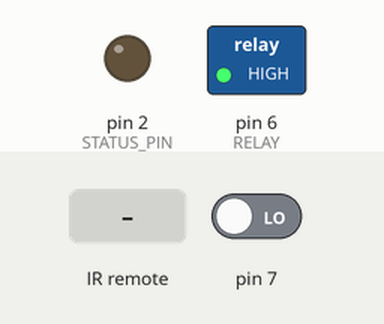
Recording of a sketch running on a simulated Arduino Uno, built with avr-gcc and run on an emulated ATmega328P. On the bench: switched loads named in the sketch (green lamp = pin HIGH), output pins drawn as LEDs (lit = HIGH). Inputs (shaded band) come from the test bench; at power-on: pin 7 LOW.

Above: at 1.2 s.
1.3 s: infrared code 0x807FCA35 received
Timing chart, 0 to 4.3 s (numbered marks = the images above; inputs shaded):
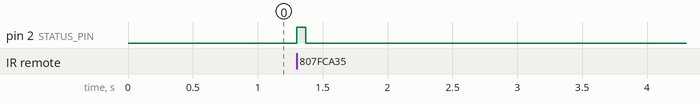

The sketch:

ir_t2_samsung.ino
```cpp
/*
*
*****************VOITENCO*************************09_07_2019**********************************************
*
*/


#include <IRremote.h>
//tttutuuh

int RECV_PIN = 5;
int RELAY = 6;
int STATUS_PIN = 2; //DINAMIC
IRrecv irrecv(RECV_PIN);
IRsend irsend;
//const int buttonPin = 3;

decode_results results;

void setup()
{


  pinMode(STATUS_PIN, OUTPUT);
 digitalWrite(STATUS_PIN,1);

  pinMode(RELAY, OUTPUT);
  digitalWrite(RELAY,1);

  Serial.begin(9600);
  irrecv.enableIRIn(); // Start the receiver
  //irsend.sendNEC(0x80BFA15E, 32);

}

void loop() {
  if (irrecv.decode(&results)) {
    digitalWrite(STATUS_PIN,HIGH);
    //Serial.println(results.value,HEX);

    irrecv.resume(); // Receive the next value
    if ((results.value == 0x807FCA35)&&(digitalRead(7) == LOW)) //Если пришел сигнал на  вкл.выкл Т-2 и был включен тв (((LOW(7)-ON))))
    {
      irsend.sendSAMSUNG(0xE0E040BF, 32);//Код вкл.выкл  SamsungTV
      irrecv.enableIRIn();
      digitalWrite(RELAY,1);//OFF
    }

    if ((results.value == 0x807FCA35)&&(digitalRead(7) == HIGH)) //Если пришел сигнал на  вкл.выкл Т-2 и был off тв (((LOW(7)-OFF))))
    {
      irsend.sendSAMSUNG(0xE0E040BF, 32);//Код вкл.выкл  SamsungTV
      irrecv.enableIRIn();
      digitalWrite(RELAY,0);//ON
    }


  }
  digitalWrite(STATUS_PIN,LOW);

 /*if (digitalRead(7) == LOW)
    {digitalWrite(STATUS_PIN,HIGH);}

 */
}
```

Measured:
- after the input at 1.3 s, pin 2 (STATUS_PIN): LOW → HIGH at once, → LOW 0.07 s later
